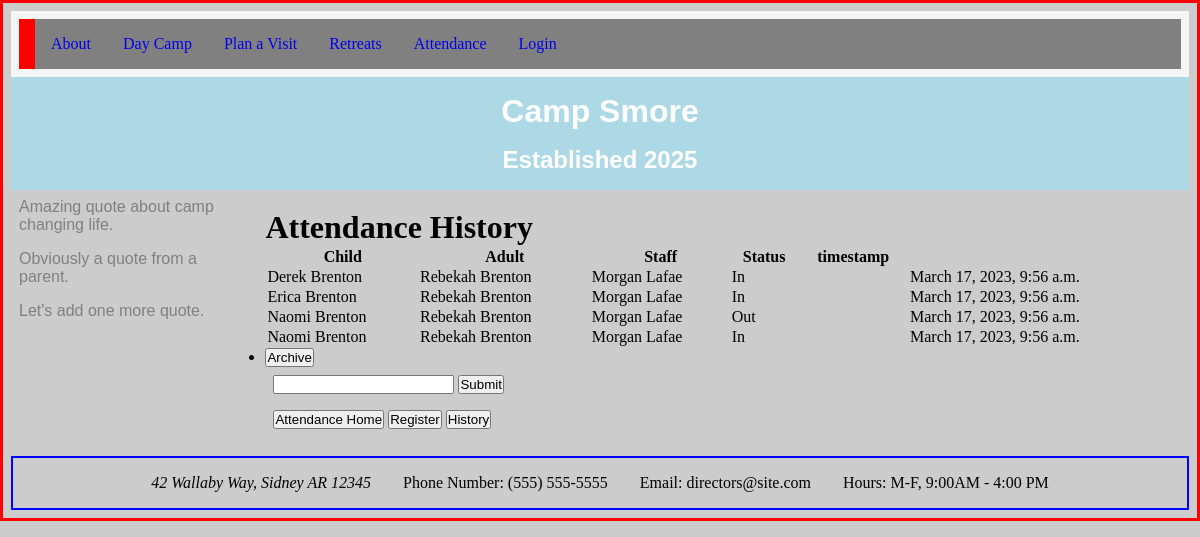
Page /attendance/attendance_history on the committed database.
### attendance/models.py (models this page shows, shortened)
class Attendance_History(models.Model):
    child = models.ForeignKey(Child, on_delete=models.PROTECT, related_name="child")
    adult = models.ForeignKey(Adult, on_delete=models.PROTECT, related_name="adult")
    staff = models.ForeignKey(Staff, on_delete=models.PROTECT, related_name="staff")
    status = models.SmallIntegerField(default=0)
    timestamp = models.DateTimeField(auto_now=True)

class Child(models.Model):
    first_name = models.CharField(max_length=64)
    last_name = models.CharField(max_length=64)
    attendance_status = models.SmallIntegerField(default=0)
    def __str__(self):
        return f"{self.first_name} {self.last_name}"

class Adult(models.Model):
    first_name = models.CharField(max_length=64)
    last_name = models.CharField(max_length=64)
    adult_phone_number = models.CharField(max_length=12, default=00000000000)
    children = models.ManyToManyField(Child, related_name="adults")
    def __str__(self):
        return f"{self.first_name} {self.last_name}"

class Staff(models.Model):
    first_name = models.CharField(max_length=60)
    last_name = models.CharField(max_length=60)
    def __str__(self):
        return f"{self.first_name} {self.last_name}"

### attendance/views.py (the view)
# urls.py: path("attendance_history", views.attendance_history, name="attendance_history"),
def attendance_history(request):
    history = Attendance_History.objects.all().order_by("-timestamp")
    return render(request, "attendance/history.html", {
        "histories": history,
    })

### attendance/templates/attendance/history.html (shortened to what this page needs)
{% extends "attendance/layout.html" %}
{% load static %}
{% block content %}
<h1>Attendance History</h1>
<table>
    <tr>
    <th>Child</th>
    <th>Adult</th>
    <th>Staff</th>
    <th>Status</th>
    <th>timestamp</th>
    </tr>
    {% for history in histories %}
    <tr>
        <td>{{ history.child }}</td>
        <td>{{ history.adult }}</td>
        <td>{{ history.staff }}</td>
        <td>
            {% if history.status == 0 %}
                Out
            {% else %}
                In
            {% endif %}
        <td>
        <td>{{ history.timestamp }}</td>
    </tr>
    {% endfor %}
</table>
<ul>
    <li><button>Archive</button></li>
</ul>
<div class="archive">
    <form method="post" action="">
        <input type="text" name="table_title" />
        <input type="submit" />
    </form>
</div>
{% endblock %}

### attendance/templates/attendance/layout.html (shortened to what this page needs)
<!DOCTYPE html>
{% load static %}
<html>
    <head>
        <link rel="stylesheet" href="{% static 'attendance/styles.css' %}">
    </head>
    <body>
        <div class="grid_container">
            <header class="header">
                <div class="tiptop">
                    <div class="logo">
                    </div>
                    <nav class="nav">
                        <ul class="nav_bar">
                            <li><a href="#">About</a></li>
                            <li><a href="#">Day Camp</a>
                            </li>
                            <li><a href="#">Plan a Visit</a></li>
                            <li><a href="#">Retreats</a></li>
                            <li><a href="#">Attendance</a>
                            <li><a href="#">Login</a></li>
                        </ul>
                    </nav>
                </div>
                <div class="intro">
                    <div class="page_title">
                        <h1>Camp Smore</h1>
                    </div>
                    <div class="page_title">
                        <h2>Established 2025</h2>
                    </div>
                </div>
            </header>
            <aside class="aside">
                <p>Amazing quote about camp changing life.</p>
                <p>Obviously a quote from a parent.</p>
                <p>Let's add one more quote.</p>
            </aside>
            <main class="main">
                {% block content %}
                {% endblock %}
                <div class="toggle_buttons">
                    <a href="{% url 'attendance:index' %}"><button>Attendance Home</button></a>
                    <a href="{% url 'attendance:register' %}"><button>Register</button></a>
                    <a href="{% url 'attendance:attendance_history' %}"><button>History</button></a>
                </div>
            </main>
            <footer class="footer">
                <div>
                    <address>42 Wallaby Way, Sidney AR 12345</address>
                </div>
                <div>
                    Phone Number: (555) 555-5555
                </div>
                <div>
                    Email: <email> directors@site.com</email>
                </div>
                <div>
                    Hours: M-F, 9:00AM - 4:00 PM
                </div>
            </footer>
        </div>
    </body>
</html>

### attendance/static/attendance/styles.css (style rules this page uses)
html { max-width: 100%; }
* { margin: 0; padding: 0; box-sizing: border-box; }
body { background-color: #cccccc; border: red 3px solid; width: 100%; }
.header { grid-area: header; }
.aside { grid-area: aside; }
.main { grid-area: main; }
.footer { grid-area: footer; }
.grid_container { display: grid; width: 100%; grid-template-areas: 'header header' 'intro intro' 'aside main' 'footer footer'; grid-template-columns: 20% 80%; }
.aside { display: flex; flex-direction: column; flex-wrap: wrap; color: gray; font-family: Lucinda, sans-serif; }
div { padding: .5rem; }
footer { display: flex; flex-direction: row; flex-wrap: wrap; position: relative; justify-content: center; border: 2px solid blue; }
footer div { margin: 0.5rem; }
.header { width: 100%; display: flex; flex-direction: column; flex-wrap: wrap; background-color: whitesmoke; }
.intro { display: flex; flex-direction: column; flex-wrap: wrap; width: 100%; justify-content: center; text-align: center; background-color: lightblue; position: relative; z-index: 0; color: #fff; text-shadow: 0 - 5px #000; font-family: Verdana, Lucinsa Sans, sans-serif; }
.main { width: 100%; display: flex; flex-direction: column; flex-wrap: wrap; padding: 2% }
.nav { width: 100%; height: 100%; z-index: 1; }
.nav ul { display: flex; background: gray; list-style: none; padding-left: 0; }
.nav li { display: block; background: gray; color: #fff; padding: 1rem; position: relative; transition-duration: 0.3s; }
.nav a { text-decoration: none; }
.logo { background-color: red; }
p { padding: 0.5rem; }
.tiptop { display: flex; flex-direction: column; flex-wrap: wrap; width: 100%; flex-flow: row; }

### rows in the picture
Attendance_History: child "Derek Brenton", adult "Rebekah Brenton", staff "Morgan Lafae", status "In", timestamp "March 17, 2023, 9:56 a.m."
Attendance_History: child "Erica Brenton", adult "Rebekah Brenton", staff "Morgan Lafae", status "In", timestamp "March 17, 2023, 9:56 a.m."
Attendance_History: child "Naomi Brenton", adult "Rebekah Brenton", staff "Morgan Lafae", status "Out", timestamp "March 17, 2023, 9:56 a.m."
Attendance_History: child "Naomi Brenton", adult "Rebekah Brenton", staff "Morgan Lafae", status "In", timestamp "March 17, 2023, 9:56 a.m."
